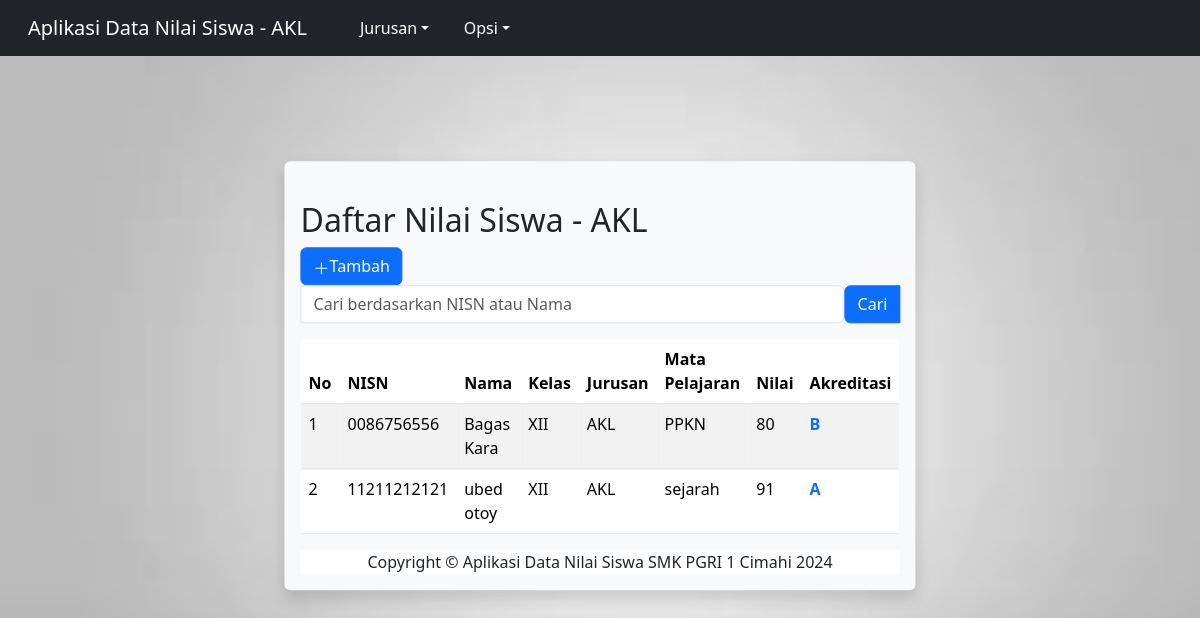
Page /akl.php on the committed database.
### tables this page shows
CREATE TABLE `tb_nilai` (
  `nisn` varchar(15) NOT NULL,
  `nama` varchar(50) NOT NULL,
  `kelas` varchar(3) NOT NULL,
  `jurusan` text NOT NULL,
  `mata_pelajaran` text NOT NULL,
  `nilai` int(11) NOT NULL
);

### akl.php (the view, shortened to what this page needs)
<?php
include 'koneksi.php';
$query = "SELECT * FROM tb_nilai WHERE jurusan = 'AKL'ORDER BY nama ASC";
$sql = mysqli_query($koneksi, $query);
$nomor = 1;
?>
<!DOCTYPE html>
<html lang="en">
<head>
    <link rel="stylesheet" href="https://cdn.jsdelivr.net/npm/bootstrap@5.3.3/dist/css/bootstrap.rtl.min.css">
</head>
<body>
        <nav class="navbar navbar-expand-lg navbar-dark bg-dark navbar-custom">
            <div class="container-fluid">
                <a class="navbar-brand">Aplikasi Data Nilai Siswa - AKL</a>
    <div class="collapse navbar-collapse" id="navbarNavDarkDropdown">
      <ul class="navbar-nav">
        <li class="nav-item dropdown">
          <button class="btn btn-dark dropdown-toggle" data-bs-toggle="dropdown" aria-expanded="false">
            Jurusan
          </button>
          <button class="btn btn-dark dropdown-toggle" data-bs-toggle="dropdown" aria-expanded="false">
            Opsi
          </button>
            </div>
        </nav>
        <div class="container">
            <div class="position-absolute top-50 start-50 translate-middle">
        <div class="shadow p-3 mb-5 bg-body-tertiary rounded">
        <div class="mt-4">
            <h2>Daftar Nilai Siswa - AKL</h2>
            <a href="olah_akl.php" type="button" class="btn btn-primary"><svg xmlns="http://www.w3.org/2000/svg" width="16" height="16" fill="currentColor" class="bi bi-plus-lg" viewBox="0 0 16 16">
              <path fill-rule="evenodd" d="M8 2a.5.5 0 0 1 .5.5v5h5a.5.5 0 0 1 0 1h-5v5a.5.5 0 0 1-1 0v-5h-5a.5.5 0 0 1 0-1h5v-5A.5.5 0 0 1 8 2"/>
            </svg>Tambah</a>
            <form method="get" action="hasilakl.php" class="mb-3">
          <div class="input-group">
            <input type="text" class="form-control" placeholder="Cari berdasarkan NISN atau Nama" name="keyword">
            <button class="btn btn-primary" type="submit">Cari</button>
          </div>
        </form>
            <div class="table-responsive">
            <table class="table table-striped">
                <thead>
                    <tr>
                        <th scope="col">No</th>
                        <th scope="col">NISN</th>
                        <th scope="col">Nama</th>
                        <th scope="col">Kelas</th>
                        <th scope="col">Jurusan</th>
                        <th scope="col">Mata Pelajaran</th>
                        <th scope="col">Nilai</th>
                        <th scope="col">Akreditasi</th>
                    </tr>
                </thead>
                <tbody>
                     <?php
                    while ($data = mysqli_fetch_array($sql)) {
                        $nilai = $data['nilai'];
                        if ($nilai >= 90 && $nilai <= 100) {
                            $akreditasi = 'A';
                            $akreditasi_class = 'text-primary';
                        } elseif ($nilai >= 70 && $nilai <= 89) {
                            $akreditasi = 'B';
                            $akreditasi_class = 'text-primary';
                        } elseif ($nilai >= 50 && $nilai <= 69) {
                            $akreditasi = 'C';
                            $akreditasi_class = 'text-danger';
                        } elseif ($nilai >= 0 && $nilai <= 49) {
                            $akreditasi = 'D';
                            $akreditasi_class = 'text-danger';
                        } else {
                            $akreditasi = '';
                            $akreditasi_class = '';
                        }
                    ?>
                    <tr>
                        <td><?php echo $nomor++; ?></td>
                        <td><?php echo $data['nisn']; ?></td>
                        <td><?php echo $data['nama']; ?></td>
                        <td><?php echo $data['kelas']; ?></td>
                        <td><?php echo $data['jurusan']; ?></td>
                        <td><?php echo $data['mata_pelajaran']; ?></td>
                        <td><?php echo $nilai; ?></td>
                        <td class="<?php echo $akreditasi_class; ?>"><strong><?php echo $akreditasi; ?></strong></td>
                    </tr>
                    <?php }
                    ?>
                </tbody>
            </table>
        </div>
        <footer class="sticky-footer bg-white">
            <div class="container my-auto">
                <div class="copyright text-center my-auto">
                    <span>Copyright &copy; Aplikasi Data Nilai Siswa SMK PGRI 1 Cimahi 2024</span>
                </div>
            </div>
        </footer>
    </div>
</div>
</div>
</div>
</body>
</html>

### akl.php (style rules this page uses)
.navbar-custom { background-color: #DCDCDC; background-size: cover; }
body { background-image: url('gry.jpg'); background-size: cover; background-repeat: no-repeat; background-attachment: fixed; }
.table-responsive { max-height: 60vh; overflow-y: auto; }

### rows in the picture
tb_nilai: nisn "0086756556", nama "Bagas Kara", kelas "XII", jurusan "AKL", mata_pelajaran "PPKN", nilai "80", nilai "B"
tb_nilai: nisn "11211212121", nama "ubed otoy", kelas "XII", jurusan "AKL", mata_pelajaran "sejarah", nilai "91", nilai "A"
